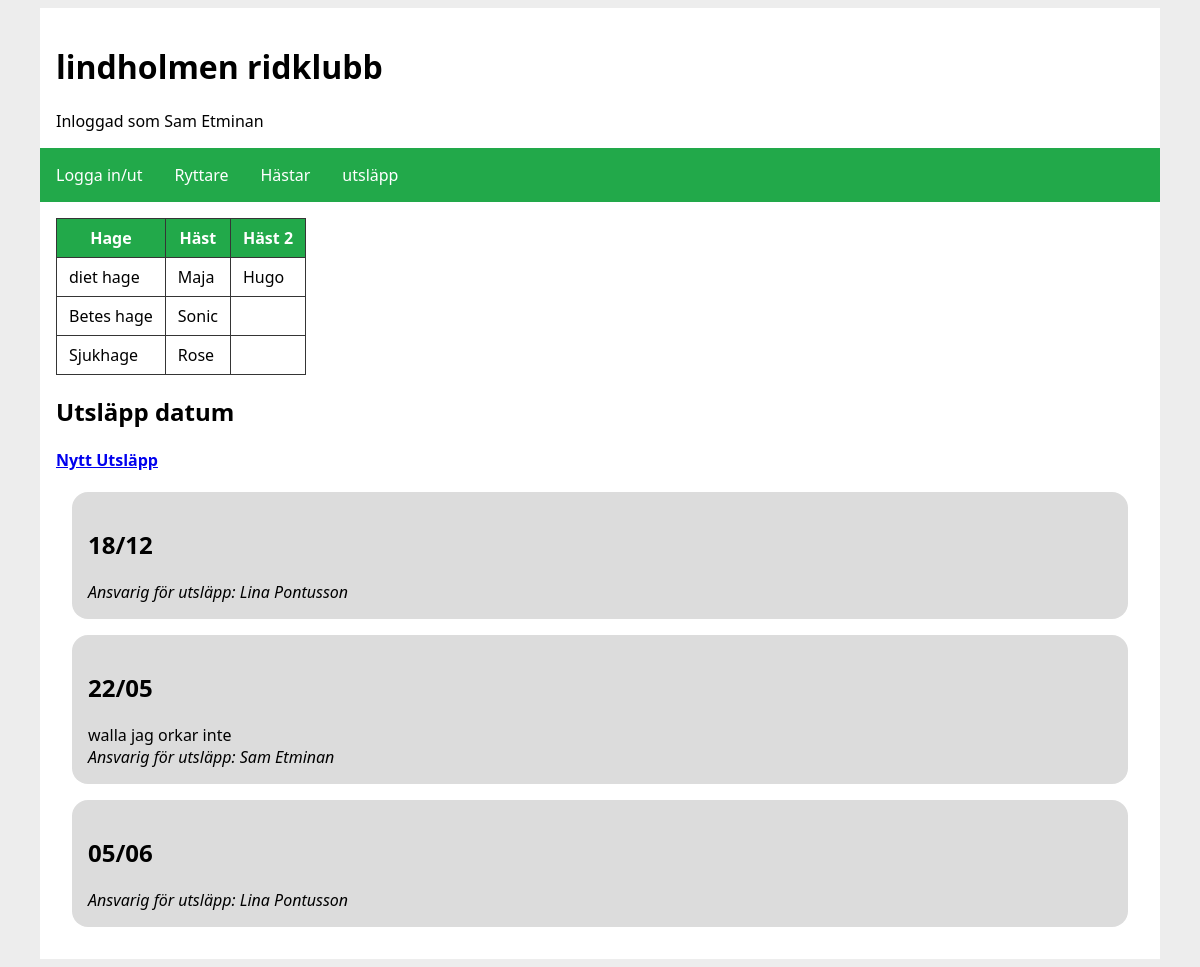
Screenshot of /public_html/Projekt/utsläpp.php (signed in) with the database file from the repository.
### tables this page shows
CREATE TABLE Ryttare (Ryttarid INTEGER PRIMARY KEY, Namn TEXT NOT NULL, Efternamn TEXT NOT NULL, username TEXT UNIQUE, password TEXT, Hästid INTEGER REFERENCES Hästar (Hästid));

CREATE TABLE posts (Postid INTEGER PRIMARY KEY, Datum TEXT NOT NULL, Content TEXT, Ryttarid REFERENCES Ryttare (Ryttarid));

### slutprojekt-config.php (called while the page is built)
<?php
$siteUrl = "http://localhost:3000/public_html/Projekt/";

### slutprojekt-app.php (called while the page is built, shortened)
<?php
$dsn = "sqlite:" . __DIR__ . "/Slutprojekt.db";
try {
    $pdo = new PDO($dsn);
    $pdo->setAttribute(PDO::ATTR_ERRMODE, PDO::ERRMODE_EXCEPTION);
} catch (PDOException $e) {
    echo "Failed to connect to the database using DSN:<br>'$dsn'<br>" . $e->getMessage();
    exit();
}
function h($text) {
    return htmlspecialchars($text);
}
require_once(__DIR__ . "/slutprojekt-config.php");
if (isset($_SESSION["Ryttarid"])){
$getRyttarStmt = $pdo->prepare("SELECT * FROM Ryttare WHERE Ryttarid = :Ryttarid");
$getRyttarStmt->execute(["Ryttarid" => $_SESSION["Ryttarid"]]);
$Ryttare = $getRyttarStmt->fetch(PDO::FETCH_ASSOC);
}

### public_html/Projekt/utsläpp.php (the view)
<?php
require_once('../../slutprojekt-app.php');
require($includeDir . "/header.php");
$stmt = $pdo-> prepare("SELECT * FROM Hästar JOIN Hagar ON Hästar.hagid = Hagar.hagid");
$stmt->execute();
$result = $stmt->fetchAll(PDO::FETCH_ASSOC);
$UtsläppStmt = $pdo-> prepare("SELECT * FROM posts JOIN Ryttare ON posts.Ryttarid = Ryttare.Ryttarid ORDER BY posts.postid DESC");
$UtsläppStmt->execute();
$result2 = $UtsläppStmt->fetchAll(PDO::FETCH_ASSOC);
$Hagar = [];
foreach ($result as $key => $value) :
    $Hagar[$value['Hage']][] = $value['Häst'];
endforeach ?>
<main>
<?php if (isset($_SESSION["Ryttarid"])) : ?>
<table>
        <tr>
            <th>Hage</th>
            <th>Häst</th>
            <th>Häst 2</th>
        </tr>
        <?php foreach ($Hagar as $key => $value) : ?>
        <tr>
            <td><?=h($key) ?></td>
            <td><?=h($value[0] ) ?></td>
            <td><?=h($value[1] ??'') ?></td>
        </tr>
        <?php endforeach?>
    </table>
            <h2>Utsläpp datum</h2> <a href="<?= $siteUrl ?>nytt-utsläpp.php"><h4>Nytt Utsläpp</h4></a>
    <?php foreach ($result2 as $key => $value) : ?>
        <div class="INFO">
        <h2><?= h($value['Datum']) ?> </h2>
        <div>
            <?= h($value['Content']) ??'' ?>
        </div>
        <div>
            <i>Ansvarig för utsläpp: <?= h($value['Namn'] . " " . $value['Efternamn']) ?></i>
        </div>
    </div>
    <?php endforeach?>
<?php endif ?>
</main>

### slutprojekt-includes/header.php (shortened to what this page needs)
<!DOCTYPE html>
<html lang="en">
<head>
    <link rel="stylesheet" href="<?= $siteUrl ?>style.css">
</head>
<body>
<header>
    <h1>lindholmen ridklubb</h1>
    <?php
    if(isset($_SESSION["Ryttarid"])){
        echo "<div>Inloggad som " . $Ryttare["Namn"] . " " . $Ryttare["Efternamn"] . "</div>";
    } ?>
</header>
<nav>
    <a href="<?= $siteUrl ?>index.php">Logga in/ut</a>
    <a href="<?= $siteUrl ?>Ryttare.php">Ryttare</a>
    <a href="<?= $siteUrl ?>Hästar.php">Hästar</a>
    <a href="<?= $siteUrl ?>utsläpp.php">utsläpp</a>
</nav>

### public_html/Projekt/style.css (style rules this page uses)
* { box-sizing: border-box; }
:root { --site-width: 70rem; }
body { background-color: rgb(237, 237, 237); font-family: system-ui, -apple-system, BlinkMacSystemFont, 'Segoe UI', Roboto, Oxygen, Ubuntu, Cantarell, 'Open Sans', 'Helvetica Neue', sans-serif; }
header, main, footer { max-width: var(--site-width); margin: auto; background-color: white; padding: 1rem; }
nav { max-width: var(--site-width); margin: auto; background-color: rgb(34, 169, 74); display: flex; }
nav a { text-decoration: none; color: white; padding: 1rem; }
table { border-spacing: 0; border-collapse: collapse; }
td, th { border: solid 1px rgb(53, 53, 53); padding: 0.5rem 0.75rem; }
th { background-color: rgb(34, 169, 74); color: white; }
.INFO { background-color: gainsboro; margin: 1rem; padding: 1rem; border-radius: 1rem; }

### rows the page displays
ryttare: Namn "Sam", Efternamn "Etminan"
posts: Datum "18/12", Ryttarid.Efternamn "Lina Pontusson"
posts: Datum "22/05", Content "walla jag orkar inte", Ryttarid.Efternamn "Sam Etminan"
posts: Datum "05/06", Ryttarid.Efternamn "Lina Pontusson"

### other values shown
$key "diet hage"
$value[0] "Maja"
$value[1] "Hugo"
$key "Betes hage"
$value[0] "Sonic"
$key "Sjukhage"
$value[0] "Rose"
